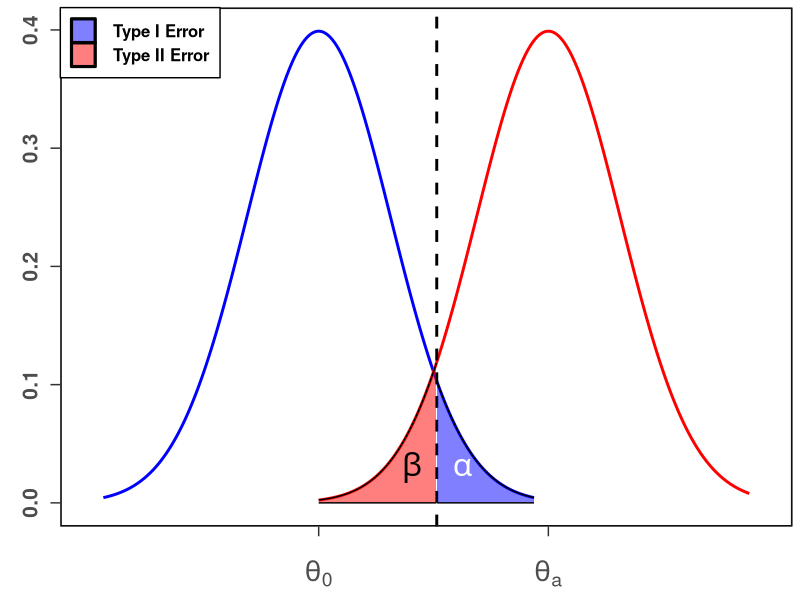

The R source for this figure:
## Recreat graph from Lecture 8 Notes ##

library(ggplot2)
library(tidyverse)

x1 = seq(-3, 3, 0.01)
y1 <- dnorm(x1)
x2 = seq(0, 6, 0.01)
y2 <- dnorm(x2, mean = 3.2)
x_category <- c(rep("x1", length(x1)), rep("x2", length(x2)))
data_final <- data.frame(x_category, x = c(x1, x2), y = c(y1, y2))

p <- ggplot(data = data_final, aes(x = x, y = y, group = x_category)) +
  geom_line(size = 1, aes(col = x_category), show.legend = FALSE) +
  scale_colour_manual(values = c("blue", "red")) +
  geom_vline(aes(xintercept = qnorm(0.95)), lty=2, lwd=1)

p <- p + 
  geom_ribbon(data = filter(data_final, (x_category == "x1" & x >= qnorm(0.95)) | (x_category == "x2" & x <= qnorm(0.95))),
              aes(x = x, ymax = y, ymin = 0, fill = x_category), colour = "black", alpha = 0.5) +
  scale_fill_manual(values = c("blue", "red"), labels = c("  Type I Error", "  Type II Error")) +
  annotate("text", x = 1.3, y = 0.03, label = expression(beta), 
           col = "black", size = 8) +
  annotate("text", x = 2, y = 0.03, label = expression(alpha), 
           col = "white", size = 8)

p <- p + labs(x = "", y = "") +
  scale_x_discrete(limits=c(0, 3.2), label = c(expression(theta[0]), expression(theta[a]))) +
  theme_bw() +
  theme(panel.grid =element_blank(),
        legend.title=element_blank(),
        legend.position = c(0, 1),
        legend.justification=c(0,1),
        legend.background=element_rect(fill="white",colour="black"),
        legend.margin = margin(8, 8, 8, 8),
        legend.text = element_text(size = 12, face = "bold"),
        axis.ticks.length = unit(0.25, "cm"),
        axis.text.x = element_text(size = 20, vjust = -2),
        axis.text.y = element_text(angle = 90, hjust = 0.5, vjust = 2, 
                                   face = "bold",size = 15),
        panel.background = element_rect(colour = "black", size = 1))
p


## A function to check if a given positive integer is a prime number ##

findprime <- function (x) {
  if (x <= 1) {
    return("This is not a prime number.")
  } 
  if (x == 2) {
    return("This is a prime number.")
    } 
  for (i in 2:sqrt(x)) {
    if (x %% i == 0) {
      return("This is not a prime number.")
    } else {
      return("This is a prime number.")
    }
  }
}
